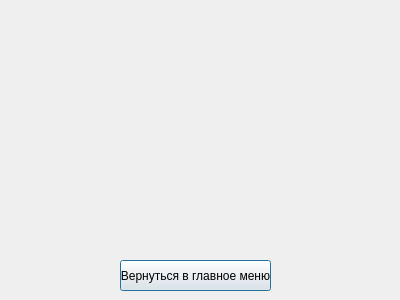
<?xml version="1.0" encoding="UTF-8"?>
<ui version="4.0">
 <class>AboutWindow</class>
 <widget class="QDialog" name="AboutWindow">
  <property name="geometry">
   <rect>
    <x>0</x>
    <y>0</y>
    <width>400</width>
    <height>300</height>
   </rect>
  </property>
  <property name="windowTitle">
   <string>Cookies: About</string>
  </property>
  <property name="windowIcon">
   <iconset resource="../../images/resource.qrc">
    <normaloff>:/img/cookie1.png</normaloff>:/img/cookie1.png</iconset>
  </property>
  <widget class="QPushButton" name="backToFWButton">
   <property name="geometry">
    <rect>
     <x>120</x>
     <y>260</y>
     <width>151</width>
     <height>31</height>
    </rect>
   </property>
   <property name="text">
    <string>Вернуться в главное меню</string>
   </property>
  </widget>
 </widget>
 <resources>
  <include location="../../images/resource.qrc"/>
 </resources>
 <connections/>
</ui>
